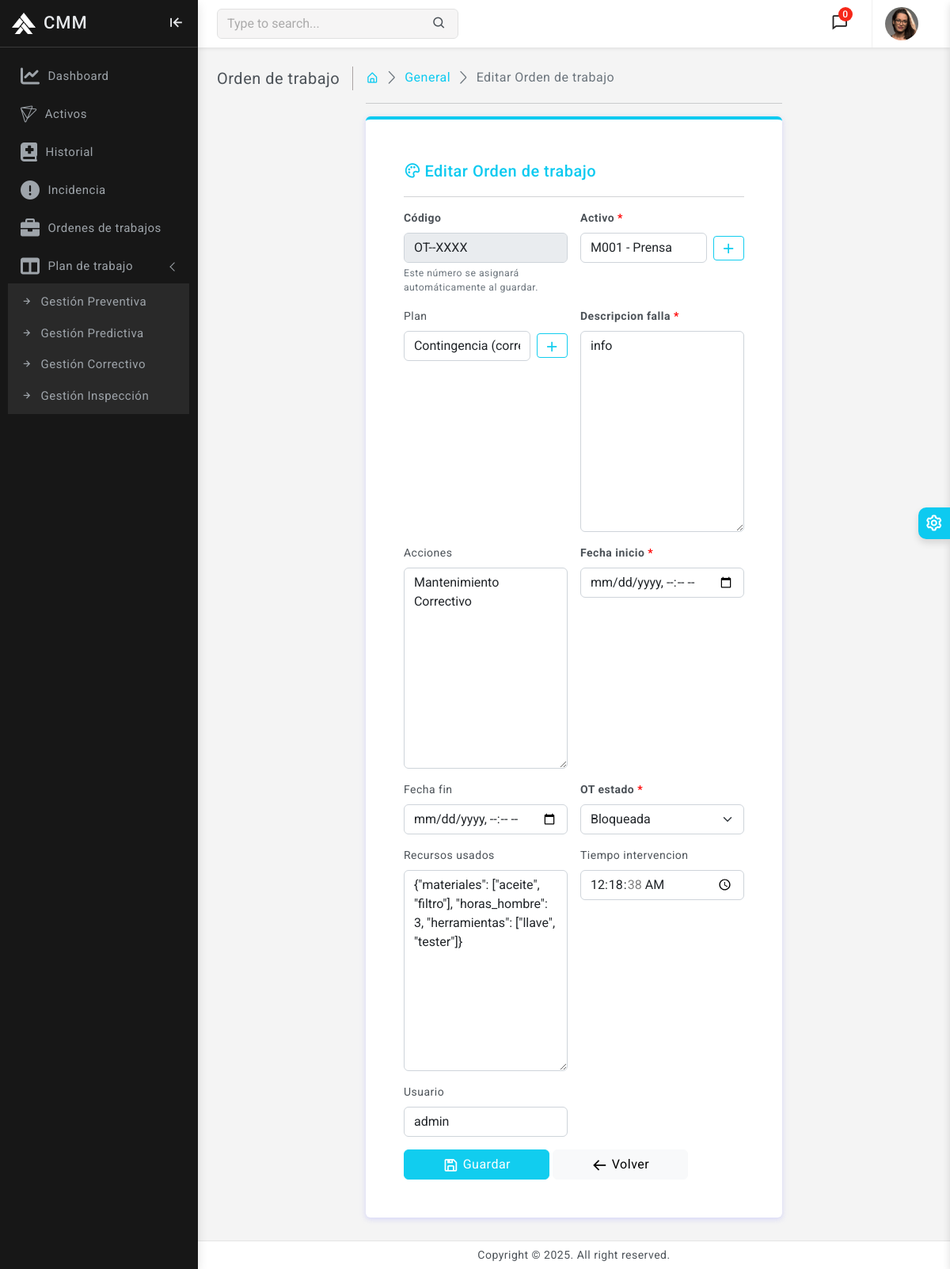
Before: /ordenes/Orden_trabajo/editar/1/ (signed in) with the older database file.
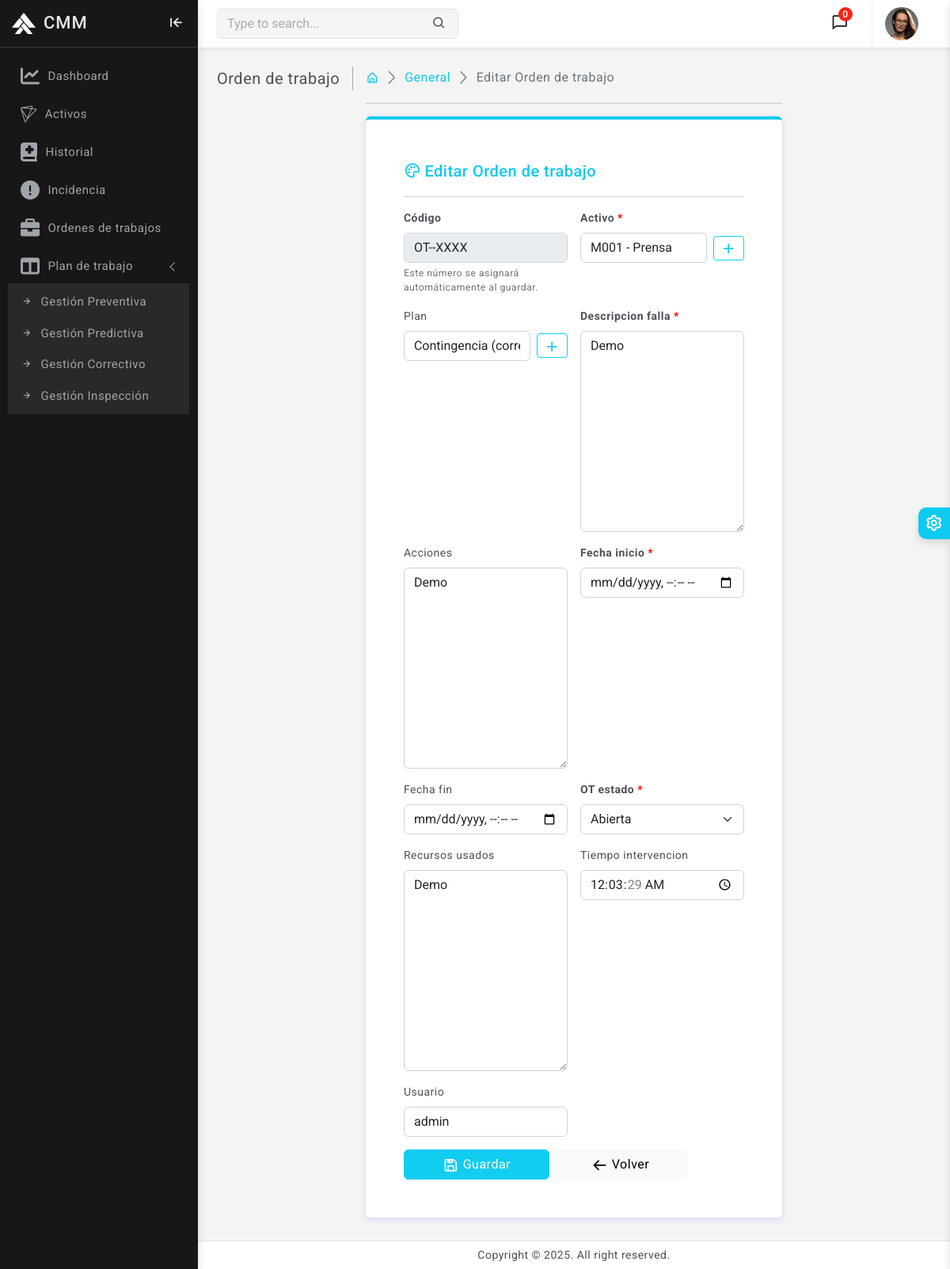
After: the same page with the newer database file.
### orden_trabajo/models.py (models this page shows, shortened)
class OrdenTrabajo(models.Model):
    OT_ESTADO_CHOICES = [
        ('abierta', 'Abierta'),
        ('en_ejecucion', 'En ejecución'),
        ('cerrada', 'Cerrada'),
        ('bloqueada', 'Bloqueada'),
    ]
    codigo = models.CharField(max_length=50, unique=True)
    activo = models.ForeignKey(Activo, on_delete=models.PROTECT, related_name='activo_ordenes')
    plan = models.ForeignKey(PlanGestion, on_delete=models.SET_NULL, null=True, blank=True, related_name='plan_ordenes')
    descripcion_falla = models.TextField()
    acciones = models.TextField(blank=True)
    fecha_inicio = models.DateTimeField()
    fecha_fin = models.DateTimeField(null=True, blank=True)
    OT_estado = models.CharField(max_length=15, choices=OT_ESTADO_CHOICES, default='abierta', db_index=True)
    recursos_usados = models.TextField(blank=True)  # materiales/herramientas/horas
    tiempo_intervencion = models.DurationField(null=True, blank=True)
    usuario = models.ForeignKey(settings.AUTH_USER_MODEL, on_delete=models.SET_NULL, null=True, blank=True, related_name='ordenes_asignadas')
    class Meta:
        verbose_name = 'Orden de trabajo'
        verbose_name_plural = 'Órdenes de trabajo'
        ordering = ['-fecha_inicio']
        indexes = [
            models.Index(fields=['OT_estado']),
            models.Index(fields=['activo', 'OT_estado']),
            models.Index(fields=['plan']),
        ]
        constraints = [
            models.CheckConstraint(
                check=models.Q(fecha_fin__gte=models.F('fecha_inicio')) | models.Q(fecha_fin__isnull=True), name='ck_wo_end_after_start'
            ),
        ]

### orden_trabajo/views.py (the view)
# urls.py: path('Orden_trabajo/editar/<int:id_OT>/', views.editar_orden_trabajo , name='editar_orden_trabajo'),
@login_required(login_url='login')
def editar_orden_trabajo(request, id_OT):
    ot = get_object_or_404(OrdenTrabajo, id=id_OT)
    if request.method == "POST":
        form = OrdenTrabajoForm(request.POST, instance=ot)
        if form.is_valid():
            form.save()
            messages.success(request, "OT actualizada correctamente.")
            return redirect('orden_trabajo')
    else:
        form = OrdenTrabajoForm(instance=ot)
    return render(request, 'orden_trabajo/forms/form_orden_trabajo.html', {'form': form, 'accion': 'Editar'})

### orden_trabajo/forms.py
class OrdenTrabajoForm(forms.ModelForm):
    class Meta:
        model = OrdenTrabajo
        fields = [
            'activo', 'plan', 'descripcion_falla', 'acciones',
            'fecha_inicio', 'fecha_fin', 'OT_estado', 'recursos_usados',
            'tiempo_intervencion', 'usuario'
        ]
        widgets = {
            'fecha_inicio': forms.DateTimeInput(attrs={'type': 'datetime-local'}),
            'fecha_fin': forms.DateTimeInput(attrs={'type': 'datetime-local'}),
            'tiempo_intervencion': forms.TimeInput(attrs={'type': 'time'}),
        }
    def __init__(self, *args, **kwargs):
        super().__init__(*args, **kwargs)
        for field_name, field in self.fields.items():
            field.widget.attrs.update({
                'class': 'form-control',
                'placeholder': f"Ingrese {field.label if field.label else field_name.lower()}"
                })
            if field.required:
                field.label = mark_safe(f"<strong>{field.label} <span style='color:red;'>*</span></strong>")
        self.fields['OT_estado'].empty_label = "Seleccione un estado"
        self.fields['OT_estado'].widget.attrs.update({'class': 'form-select'})

### templates/orden_trabajo/forms/form_orden_trabajo.html (shortened to what this page needs)
{% extends 'base.html' %}
{% load static %}
{% block content %}
    <div class="page-wrapper">
        <div class="page-content">
            <div class="page-breadcrumb d-none d-sm-flex align-items-center mb-3">
                <div class="breadcrumb-title pe-3">Orden de trabajo</div>
                <div class="ps-3">
                    <nav aria-label="breadcrumb">
                        <ol class="breadcrumb mb-0 p-0">
                           <li class="breadcrumb-item"><a href="{% url 'home' %}"><i class="bx bx-home-alt text-info"></i></a></li>
                            <li class="breadcrumb-item active" aria-current="page"><a href="{% url 'orden_trabajo' %}" class="text-info">General</a></li>
                            <li class="breadcrumb-item active" aria-current="page">{{ accion }} Orden de trabajo</li>
                        </ol>
                    </nav>
                </div>
            </div>
            <div class="col-xl-7 mx-auto">
            <hr/>
            <div class="card border-top border-0 border-4 border-info">
                <div class="card-body p-5">
                    <div class="card-title d-flex align-items-center">
                        <div>
                            <i class="bx bx-palette me-1 font-22 text-info"></i>
                        </div>
                        <h5 class="mb-0 text-info">{{ accion }} Orden de trabajo</h5>
                    </div>
                    <hr>
                    <form method="POST" class="row g-3 needs-validation" novalidate>
                        <div class="col-md-6">
                            <label class="form-label"><strong>Código</strong></label>
                            <input type="text" class="form-control" value="OT-{{ now|date:'Y' }}-XXXX" disabled>
                            <div class="form-text">Este número se asignará automáticamente al guardar.</div>
                        </div>
                        {% for field in form %}
                            <div class="col-md-6">
                                <label for="{{ field.id_for_label }}" class="form-label">{{ field.label|safe }}</label>
                                {% if field.name == 'activo' or field.name == 'plan' %}
                                    <div class="d-flex align-items-center">
                                        {{ field }}
                                        <a href="#" class="btn btn-outline-info btn-sm ms-2" title="Agregar">
                                           <i class="bx bx-plus"></i>
                                        </a>
                                    </div>
                                {% else %}
                                    {{ field }}
                                {% endif %}
                            </div>
                        {% endfor %}
                        <div class="col-12">
                            <button type="submit" class="btn btn-info px-5" name="action" value="{{ accion }}">
                                <i class="bx bx-save"></i> Guardar
                            </button>
                            <a href="{% url 'orden_trabajo' %}" class="btn btn-light px-5">
                                {% if accion != 'Agregar desde Incidencia' %}
                                    <i class="bx bx-arrow-back"></i> Volver
                                {% else %}
                                    <i class="bx bx-x"></i> Cancelar
                                {% endif %}
                            </a>
                        </div>
                    </form>
                </div>
            </div>
        </div>
        </div>
    </div>
{% endblock %}

Changed rows visible on the page:
changed OrdenTrabajo "M001 - Prensa": descripcion_falla "info" → "Demo"; acciones "Mantenimiento Correctivo" → "Demo"; OT_estado "Bloqueada" → "Abierta"; recursos_usados "{\"materiales\": [\"aceite\", \"filtro\"], \"horas_hombre\": 3, \"herramientas\": [\"llave\", \"tester\"]}" → "Demo"; tiempo_intervencion "00:18:38" → "00:03:29"
